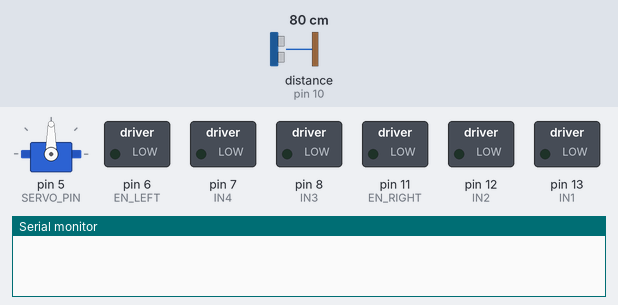
This sketch was run on a simulated Arduino Uno, built with avr-gcc and run on an emulated ATmega328P. Parts: servo, switched loads named in the sketch (green lamp = pin HIGH), the last lines printed to the serial monitor. Wiring (inferred from the names in the program): ultrasonic range finder: trigger pin 9; echo pin 10. Dashed ring = blinking. The inputs (shaded band) are chosen by the test bench; at power-on: distance to the obstacle (sensor on pin 10) 80 cm. The echo pulse lasts 58.3 µs per cm; pins used as bus, display or sensor lines are not drawn.

Above: at 1.08 s.
1.3 s: distance to the obstacle (sensor on pin 10) set to 17 cm
4.3 s: distance to the obstacle (sensor on pin 10) set to 13 cm
At 4.9 s:
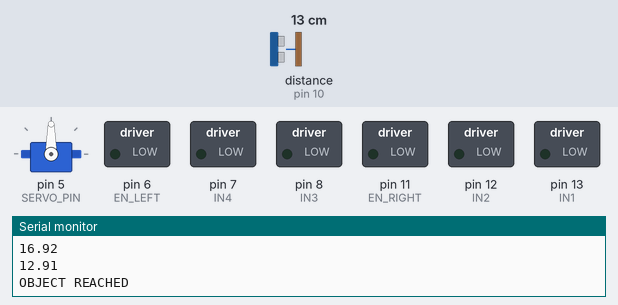
5.8 s: distance to the obstacle (sensor on pin 10) set to 250 cm
At 8.44 s:
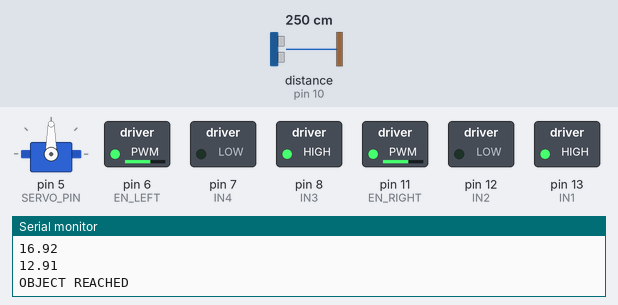
8.8 s: distance to the obstacle (sensor on pin 10) set to 156 cm
11.8 s: distance to the obstacle (sensor on pin 10) set to 145 cm
At 13.05 s:
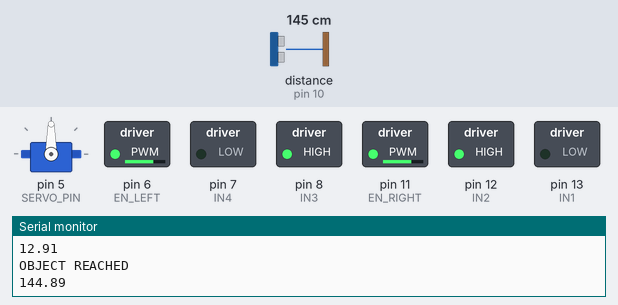
14.8 s: distance to the obstacle (sensor on pin 10) set to 2 cm
At 15.7 s:
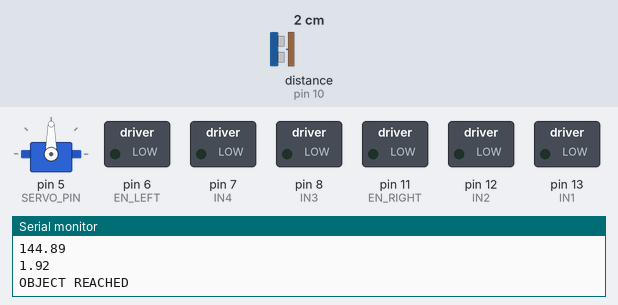
Timing chart, 0 to 17.4 s (numbered marks = the images above; inputs shaded):
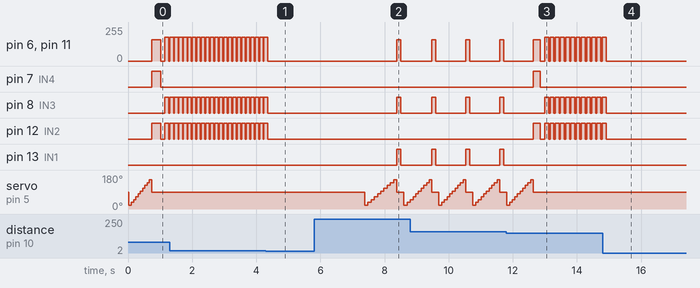

The sketch:

objectDetection.ino
```cpp
#include <Servo.h>

Servo scanner;

// PINS
const int SERVO_PIN = 5;

const int TRIG = 9;
const int ECHO = 10;

const int EN_LEFT = 6;
const int IN3 = 8;
const int IN4 = 7;

const int EN_RIGHT = 11;
const int IN1 = 13;
const int IN2 = 12;


// SCAN SETTINGS
const int MIN_ANGLE = 20;
const int MAX_ANGLE = 160;
const int STEP = 15;

const int SCAN_DELAY = 40;


// DISTANCES
const float WALL_DIST = 20;
const float TOUCH_DIST = 15;
const float MAX_DIST = 150;


// MOTOR
const int SPEED_DRIVE = 180;
const int SPEED_TURN = 160;

const int TURN_MS_PER_DEG = 4;


// GLOBALS
float bestDistance;
int bestAngle;


// STATES
enum RobotState {
  TURN_AROUND,
  SCAN,
  TURN_TO_OBJECT,
  DRIVE_TO_OBJECT
};

RobotState state = TURN_AROUND;


// ─────────────────────
void setup(){

Serial.begin(115200);

scanner.attach(SERVO_PIN);
scanner.write(90);

pinMode(TRIG,OUTPUT);
pinMode(ECHO,INPUT);

pinMode(EN_LEFT,OUTPUT);
pinMode(IN3,OUTPUT);
pinMode(IN4,OUTPUT);

pinMode(EN_RIGHT,OUTPUT);
pinMode(IN1,OUTPUT);
pinMode(IN2,OUTPUT);

stopMotors();

}


// ─────────────────────
void loop(){

switch(state){

// FIRST ACTION: TURN AWAY FROM WALL
case TURN_AROUND:

if(getDistance() < WALL_DIST){

Serial.println("Wall detected — turning around");

turnRight(180);

delay(500);

state = SCAN;

}

else{

state = SCAN;

}

break;


// SCAN ROOM
case SCAN:

scanRoom();

if(bestAngle != -1){

state = TURN_TO_OBJECT;

}

else{

turnRight(30);

}

break;


// TURN TOWARD OBJECT
case TURN_TO_OBJECT:

turnTo(bestAngle);

state = DRIVE_TO_OBJECT;

break;


// DRIVE TO OBJECT
case DRIVE_TO_OBJECT:

driveToObject();

state = SCAN;

break;

}

}


// ─────────────────────
// SCAN
// ─────────────────────

void scanRoom(){

bestDistance = MAX_DIST;
bestAngle = -1;

for(int angle = MIN_ANGLE; angle <= MAX_ANGLE; angle += STEP){

scanner.write(angle);

delay(SCAN_DELAY);

float d = getDistance();

if(d < bestDistance){

bestDistance = d;
bestAngle = angle;

}

}

scanner.write(90);

}


// ─────────────────────
// TURN TO TARGET
// ─────────────────────

void turnTo(int angle){

int offset = angle - 90;

if(offset > 0){

turnRight(offset);

}

else{

turnLeft(-offset);

}

}


// ─────────────────────
// DRIVE TO OBJECT
// ─────────────────────

void driveToObject(){

while(true){

float d = getDistance();

Serial.println(d);

if(d < TOUCH_DIST){

stopMotors();

Serial.println("OBJECT REACHED");

delay(3000);

return;

}

driveForward();

delay(120);

stopMotors();

}

}


// ─────────────────────
// ULTRASONIC
// ─────────────────────

float getDistance(){

float total = 0;

for(int i=0;i<3;i++){

digitalWrite(TRIG,LOW);
delayMicroseconds(2);

digitalWrite(TRIG,HIGH);
delayMicroseconds(10);
digitalWrite(TRIG,LOW);

long duration = pulseIn(ECHO,HIGH,30000);

float dist = duration*0.0343/2;

total += dist;

delay(5);

}

return total/3;

}


// ─────────────────────
// MOTORS
// ─────────────────────

void driveForward(){

digitalWrite(IN3,HIGH);
digitalWrite(IN4,LOW);

digitalWrite(IN1,LOW);
digitalWrite(IN2,HIGH);

analogWrite(EN_LEFT,SPEED_DRIVE);
analogWrite(EN_RIGHT,SPEED_DRIVE);

}


void stopMotors(){

digitalWrite(IN3,LOW);
digitalWrite(IN4,LOW);

digitalWrite(IN1,LOW);
digitalWrite(IN2,LOW);

analogWrite(EN_LEFT,0);
analogWrite(EN_RIGHT,0);

}


void turnRight(int deg){

digitalWrite(IN3,HIGH);
digitalWrite(IN4,LOW);

digitalWrite(IN1,HIGH);
digitalWrite(IN2,LOW);

analogWrite(EN_LEFT,SPEED_TURN);
analogWrite(EN_RIGHT,SPEED_TURN);

delay(deg*TURN_MS_PER_DEG);

stopMotors();
delay(100);

}


void turnLeft(int deg){

digitalWrite(IN3,LOW);
digitalWrite(IN4,HIGH);

digitalWrite(IN1,LOW);
digitalWrite(IN2,HIGH);

analogWrite(EN_LEFT,SPEED_TURN);
analogWrite(EN_RIGHT,SPEED_TURN);

delay(deg*TURN_MS_PER_DEG);

stopMotors();
delay(100);

}
```

Measured:
- the behaviour switches between 151 and 150 cm on distance to the obstacle (sensor on pin 10) (found by bisection; images 2 and 3)
- after the input at 4.3 s, pin 6 (EN_LEFT), pin 11 (EN_RIGHT): goes on until 4.4 s, then stays 0/255; pin 8 (IN3), pin 12 (IN2): goes on until 4.4 s, then stays LOW
- after the input at 5.8 s, pin 7 (IN4), pin 12 (IN2): stays LOW (without the input it goes to HIGH after 2.2 s); pin 8 (IN3), pin 13 (IN1): LOW → HIGH after 2.6 s, → LOW 0.12 s later
- after the input at 11.8 s, pin 7 (IN4): LOW → HIGH after 0.84 s, → LOW 0.22 s later; pin 8 (IN3): alternates HIGH for 0.12 s and LOW for 0.04 s, starting after 1.2 s
- after the input at 14.8 s, pin 6 (EN_LEFT), pin 11 (EN_RIGHT): goes on until 14.9 s, then stays 0/255; pin 8 (IN3), pin 12 (IN2): goes on until 14.9 s, then stays LOW
- by itself, pin 6 (EN_LEFT), pin 11 (EN_RIGHT): alternates 180/255 for 0.12 s and 0/255 for 0.02 s
- by itself, pin 8 (IN3), pin 12 (IN2): alternates HIGH for 0.12 s and LOW for 0.02 s
- by itself, servo on pin 5 (SERVO_PIN): repeats every 1.1 s: 65° 0.08 s, 80° 0.08 s, 95° 0.08 s, 110° 0.08 s, 125° 0.08 s, 140° 0.08 s, 155° 0.08 s, 90° 0.22 s, 20° 0.08 s, 35° 0.08 s, 50° 0.08 s
